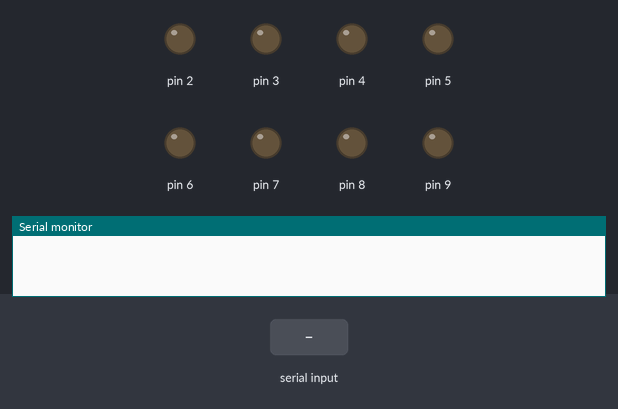
The sketch below on a simulated Arduino Uno, built with avr-gcc and run on an emulated ATmega328P. Parts: output pins drawn as LEDs (lit = HIGH), the last lines printed to the serial monitor. The inputs (shaded band) are chosen by the test bench.

Above: at 1.2 s.
1.3 s: "a\n" received over Serial
At 2.1 s:
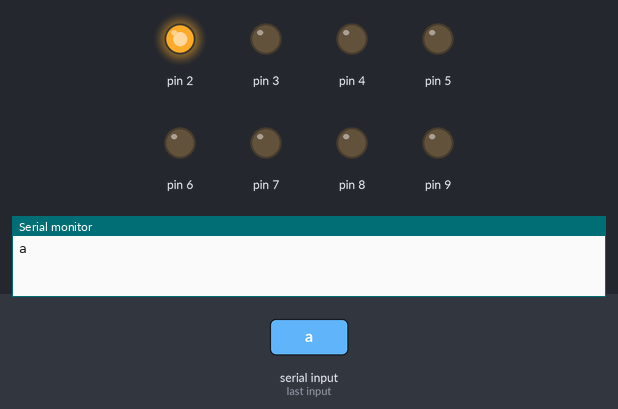
2.8 s: byte 99 ('c') received over Serial
At 3.2 s:
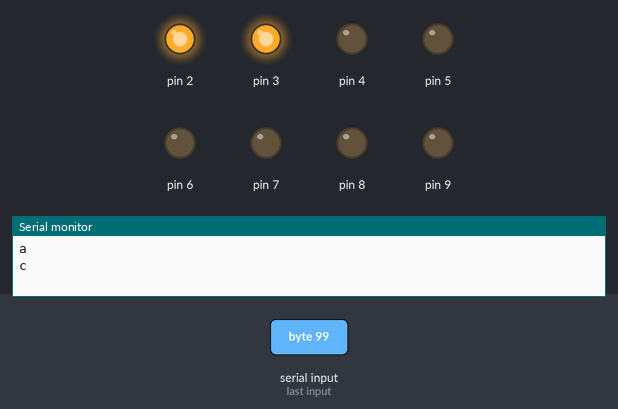
4.3 s: byte 98 ('b') received over Serial
At 5.5 s:
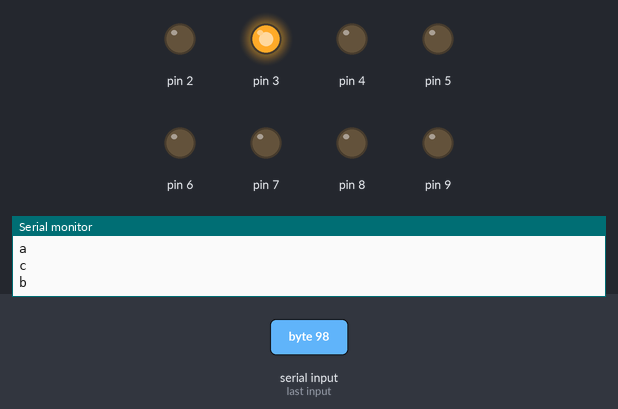
5.8 s: byte 101 ('e') received over Serial
At 6.7 s:
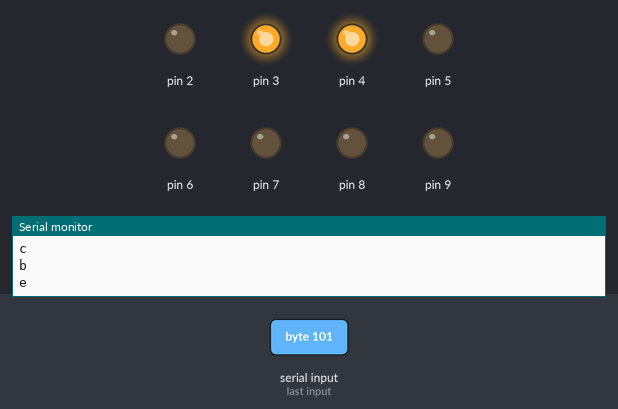
7.3 s: byte 100 ('d') received over Serial
At 7.9 s:
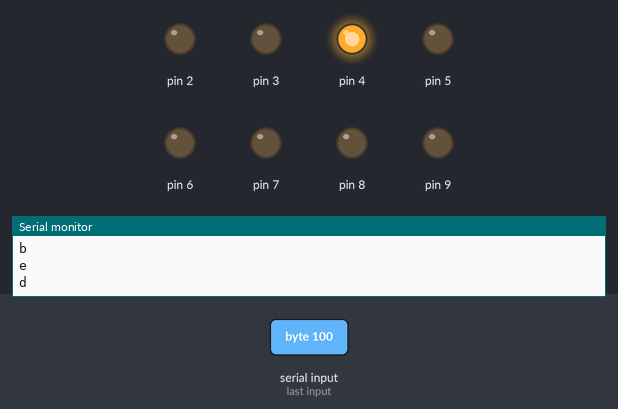
8.8 s: byte 103 ('g') received over Serial
At 10.2 s:
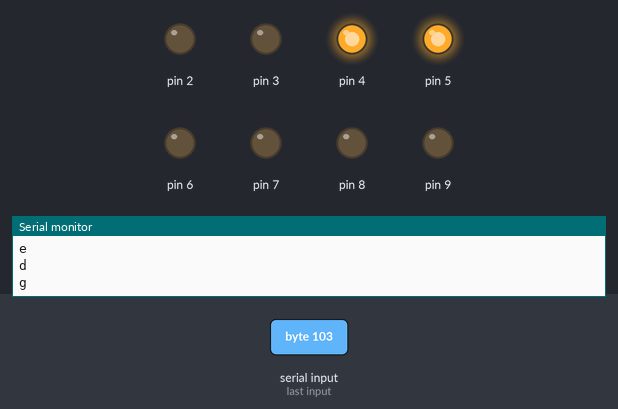
Timing chart, 0 to 11.3 s (numbered marks = the images above; inputs shaded):
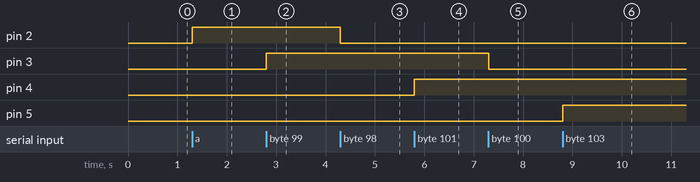

The sketch:

Home_Automation.ino
```cpp
/*
 *  Home Automation
 *  Coder - Mayoogh Girish
 *  Website - http://bit.do/Avishkar
 */

char data = 0;                //Variable for storing received data
void setup()
{
  Serial.begin(9600);         //Sets the data rate in bits per second (baud) for serial data transmission
  pinMode(2, OUTPUT);
  pinMode(3, OUTPUT);
  pinMode(4, OUTPUT);
  pinMode(5, OUTPUT);
  pinMode(6, OUTPUT);
  pinMode(7, OUTPUT);
  pinMode(8, OUTPUT);
  pinMode(9, OUTPUT);
}
void loop()
{
  if(Serial.available() > 0)  // Send data only when you receive data:
  {
    data = Serial.read();      //Read the incoming data and store it into variable data
    Serial.print(data);        //Print Value inside data in Serial monitor
    Serial.print("\n");        //New line

    if(data == 'a')
      digitalWrite(2, HIGH);
    else if(data == 'b')
      digitalWrite(2, LOW);

    else if(data == 'c')
      digitalWrite(3, HIGH);
    else if(data == 'd')
      digitalWrite(3, LOW);

    else if(data == 'e')
      digitalWrite(4, HIGH);
    else if(data == 'f')
      digitalWrite(4, LOW);

    else if(data == 'g')
      digitalWrite(5, HIGH);
    else if(data == 'h')
      digitalWrite(5, LOW);

    else if(data == 'i')
      digitalWrite(6, HIGH);
    else if(data == 'j')
      digitalWrite(6, LOW);

    else if(data == 'k')
      digitalWrite(7, HIGH);
    else if(data == 'l')
      digitalWrite(7, LOW);

    else if(data == 'm')
      digitalWrite(8, HIGH);
    else if(data == 'n')
      digitalWrite(8, LOW);

    else if(data == 'o')
      digitalWrite(9, HIGH);
    else if(data == 'p')
      digitalWrite(9, LOW);
  }

}
```

Measured:
- after the input at 1.3 s, pin 2: LOW → HIGH at once
- after the input at 2.8 s, pin 3: LOW → HIGH at once
- after the input at 4.3 s, pin 2: HIGH → LOW at once
- after the input at 5.8 s, pin 4: LOW → HIGH at once
- after the input at 7.3 s, pin 3: HIGH → LOW at once
- after the input at 8.8 s, pin 5: LOW → HIGH at once
